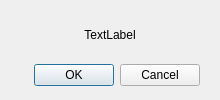
<?xml version="1.0" encoding="UTF-8"?>
<ui version="4.0">
 <class>Dialog</class>
 <widget class="QDialog" name="Dialog">
  <property name="geometry">
   <rect>
    <x>0</x>
    <y>0</y>
    <width>220</width>
    <height>100</height>
   </rect>
  </property>
  <property name="windowTitle">
   <string>Dialog</string>
  </property>
  <widget class="QDialogButtonBox" name="buttonBox">
   <property name="geometry">
    <rect>
     <x>0</x>
     <y>60</y>
     <width>200</width>
     <height>30</height>
    </rect>
   </property>
   <property name="orientation">
    <enum>Qt::Horizontal</enum>
   </property>
   <property name="standardButtons">
    <set>QDialogButtonBox::Cancel|QDialogButtonBox::Ok</set>
   </property>
  </widget>
  <widget class="QLabel" name="label">
   <property name="geometry">
    <rect>
     <x>10</x>
     <y>10</y>
     <width>200</width>
     <height>50</height>
    </rect>
   </property>
   <property name="styleSheet">
    <string notr="true"/>
   </property>
   <property name="text">
    <string>TextLabel</string>
   </property>
   <property name="alignment">
    <set>Qt::AlignCenter</set>
   </property>
  </widget>
 </widget>
 <resources/>
 <connections>
  <connection>
   <sender>buttonBox</sender>
   <signal>accepted()</signal>
   <receiver>Dialog</receiver>
   <slot>accept()</slot>
   <hints>
    <hint type="sourcelabel">
     <x>248</x>
     <y>254</y>
    </hint>
    <hint type="destinationlabel">
     <x>157</x>
     <y>274</y>
    </hint>
   </hints>
  </connection>
  <connection>
   <sender>buttonBox</sender>
   <signal>rejected()</signal>
   <receiver>Dialog</receiver>
   <slot>reject()</slot>
   <hints>
    <hint type="sourcelabel">
     <x>316</x>
     <y>260</y>
    </hint>
    <hint type="destinationlabel">
     <x>286</x>
     <y>274</y>
    </hint>
   </hints>
  </connection>
 </connections>
</ui>
